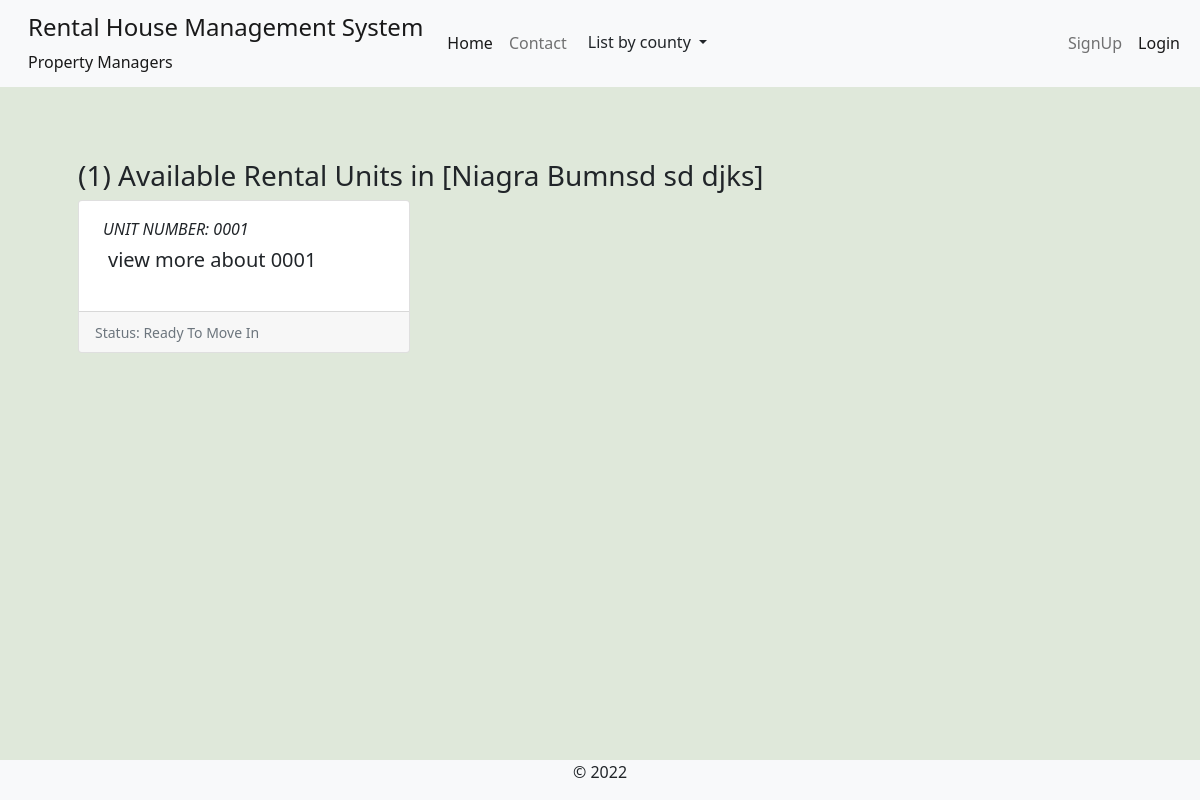
/building-units/niagra-bumnsd-sd-djks/, run on an earlier commit of the app's database.
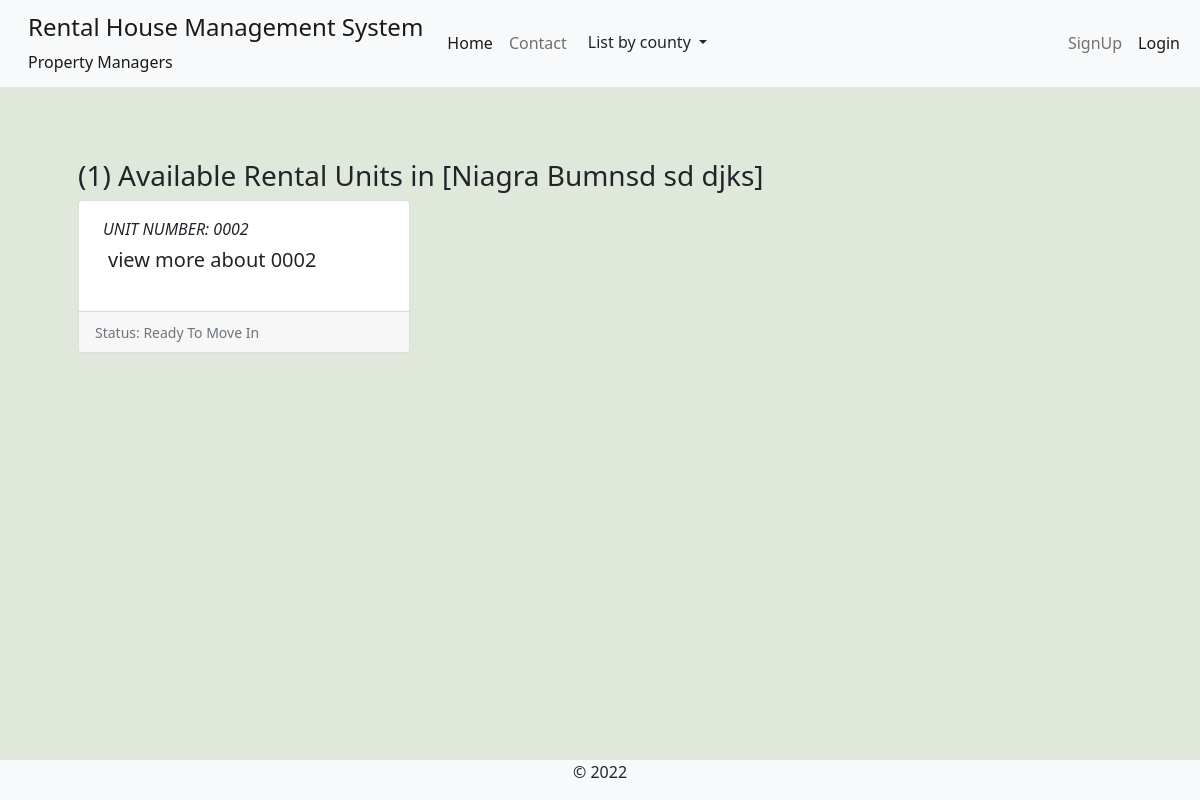
And on a later commit of the database.
### rental_property/models.py (models this page shows, shortened)
class RentalUnit(models.Model):
    MAINTANANCE_STATUS_CHOICES = [
        ('nm', 'Needs Inspection'),
        ('ip', 'Initiating Inspection'),
        ('ir', 'Maintanance In Progress'),
        ('op', 'No Active Reports'),
    ]
    STATUS_CHOICES = [
        ('occupied', 'Currently Occupied'),
        ('ready', 'Ready To Move In'),
        ('hold', 'On Hold'),
        ('maintanance', 'Under Maintanance'),
    ]
    building = models.ForeignKey(Building, on_delete=models.CASCADE)
    unit_type = models.ForeignKey(UnitType, on_delete=models.CASCADE)
    added_by = models.ForeignKey(User, on_delete=models.CASCADE)
    unit_number = models.CharField(max_length=50)
    slug = models.SlugField(max_length=50, unique=True, blank=True, null=True, help_text='This field is autogenerated')
    bathrooms = models.PositiveIntegerField()
    bedrooms = models.PositiveIntegerField()
    dimension = models.CharField(max_length=50)
    kitchen = models.BooleanField(default=True)
    status = models.CharField(max_length=20, choices=STATUS_CHOICES)
    maintanance_status = models.CharField(max_length=6, choices=MAINTANANCE_STATUS_CHOICES, default='op')
    total_occupants = models.PositiveIntegerField(help_text="Number of people in the unit", null=True, blank=True)
    water_available = models.BooleanField(default=True)
    electricity_available = models.BooleanField(default=True)
    added = models.DateTimeField(default=datetime.now)
    updated = models.DateTimeField(auto_now=True)
    class Meta:
        unique_together = ('building', 'unit_number')
    def get_url(self):
        return reverse('unit-details', args=(self.building.slug, self.slug))

### rental_property/views.py (the view)
# urls.py: path('building-units/<slug:building_slug>/', views.building_units, name='building-units'),
def building_units(request, building_slug):
    building = get_object_or_404(Building, slug=building_slug)
    rental_units = RentalUnit.objects.filter(building=building, status='ready')
    unit_count = rental_units.count()
    context = {'unit_count': unit_count, 'rental_units':rental_units, 'building': building}
    return render(request, 'rental_property/building-units.html', context)

### rental_property/context_processors.py (called while the page is built)
def counties_links(request):
    county_links = Counties.objects.all()
    return dict(county_links=county_links)

def my_managed_buildings(request):
    user_instance = request.user
    if user_instance.is_authenticated:
        manager_instance = Managers.objects.filter(associated_account=user_instance)[:1]
        managed_buildings = Building.objects.filter(manager=manager_instance)
        return dict(managed_buildings=managed_buildings)
    else:
        return {'False': False,}

### rental_property/models.py (called while the page is built)
    def get_url(self):
        return reverse('by-county', args=[self.slug])

### rental_property/templates/rental_property/building-units.html (shortened to what this page needs)
{% extends 'base.html' %}
{% block content %}
<br/>
<section class="container p-5">
    <h3> ({{unit_count}}) Available Rental Units in [{{building.name}}] </h3>
    <div class="row row-cols-1 row-cols-md-3 g-4">
        {% for unit in rental_units %}
        <div class="col">
            <div class="card h-100">
                <div class="card-body">
                    <em class="p-2">UNIT NUMBER: {{ unit.unit_number }}</em> <br>
                    <a class="btn card-title" href="{{unit.get_url}}"> <h5> view more about {{unit.unit_number|slice:30}}</h5> </a>
                </div>
                <div class="card-footer">
                    <small class="text-muted">Status: {{unit.get_status_display}}</small>
                </div>
            </div>
        </div>
        {% empty %}
        <div class="row g-4">
            <p> There are no empty units at the moment, Please try again later! </p>
        </div>
        {% endfor%}
    </div>
</section>
{% endblock %}

What changed in the data, as far as the page shows it:
no longer on this page (row edited): RentalUnit: unit_number "0001", status "Ready To Move In"
added RentalUnit: unit_number "0002", status "Ready To Move In"
